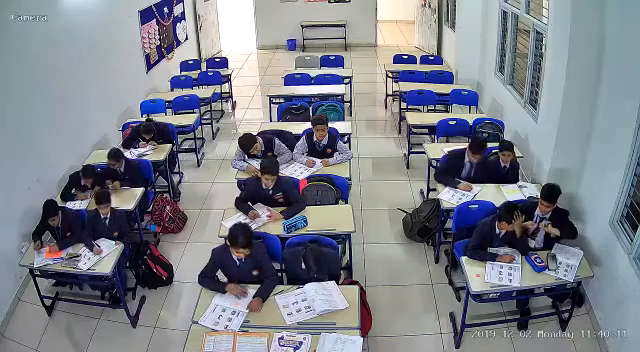
#> input picture frame 21 of RESOURCES/Sample Vids/Classroom1.mp4, 640 x 352 px, given in place of output_original.avi, which was not available
$ python 'play 2 vids.py'
#> lines starting #> are read from the running program, lines starting #| are printed output that depends on the picture
import cv2

# Load the videos
video_path1 = r"C:\Users\USER\Desktop\WORKING_THESIS\output_original.avi"
video_path2 = r"C:\Users\USER\Desktop\WORKING_THESIS\output_transformed.avi"

cap1 = cv2.VideoCapture(video_path1)
cap2 = cv2.VideoCapture(video_path2)

# Check if videos are opened successfully
if not cap1.isOpened():
    print("Error: Could not open video 1")
if not cap2.isOpened():
    print("Error: Could not open video 2")

# Get video properties
fps1 = int(cap1.get(cv2.CAP_PROP_FPS))
fps2 = int(cap2.get(cv2.CAP_PROP_FPS))
fps = min(fps1, fps2)  # Use the lower FPS to sync the videos

width1 = int(cap1.get(cv2.CAP_PROP_FRAME_WIDTH))
height1 = int(cap1.get(cv2.CAP_PROP_FRAME_HEIGHT))
width2 = int(cap2.get(cv2.CAP_PROP_FRAME_WIDTH))
height2 = int(cap2.get(cv2.CAP_PROP_FRAME_HEIGHT))

# Scale factor
scale_factor = 1

# Create a window to display the videos
cv2.namedWindow('Two Videos', cv2.WINDOW_NORMAL)

while True:
    ret1, frame1 = cap1.read()
#> frame1 is the input picture: shape (352, 640, 3); mean B, G, R 138.2, 129.4, 125.4
    ret2, frame2 = cap2.read()

    if not ret1:
        cap1.set(cv2.CAP_PROP_POS_FRAMES, 0)
        ret1, frame1 = cap1.read()
    if not ret2:
        cap2.set(cv2.CAP_PROP_POS_FRAMES, 0)
        ret2, frame2 = cap2.read()

    # Resize frames to the same size
    frame1 = cv2.resize(frame1, (int(width1 * scale_factor), int(height1 * scale_factor)))
    frame2 = cv2.resize(frame2, (int(width1 * scale_factor), int(height1 * scale_factor)))

    # Ensure frames have the same type
    if frame1.shape != frame2.shape:
        print("Error: Frames do not have the same shape")
        break

    # Concatenate frames horizontally
    combined_frame = cv2.hconcat([frame1, frame2])
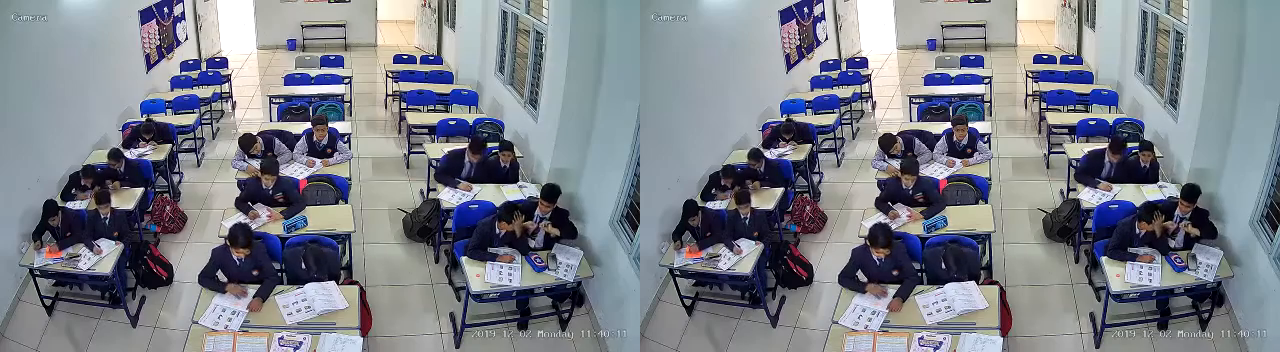
#> combined_frame: shape (352, 1280, 3); mean B, G, R 138.2, 129.4, 125.4

    # Display the combined frame
    cv2.imshow('Two Videos', combined_frame)

    if cv2.waitKey(int(1000 / fps)) & 0xFF == ord('q'):
#> (key q is pressed here)
        break

# Release everything
cap1.release()
cap2.release()
cv2.destroyAllWindows()

$ run again, starting later in the video
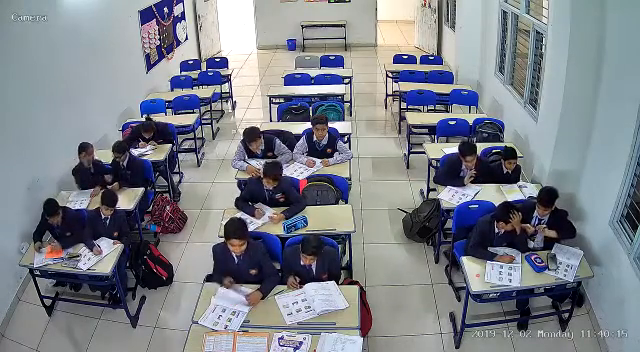
#> input picture frame 98 of RESOURCES/Sample Vids/Classroom1.mp4, 640 x 352 px, given in place of output_original.avi, which was not available
#> frame1 is the input picture: shape (352, 640, 3); mean B, G, R 138.1, 129.8, 125.4
#> `combined_frame = cv2.hconcat([frame1, frame2])`:
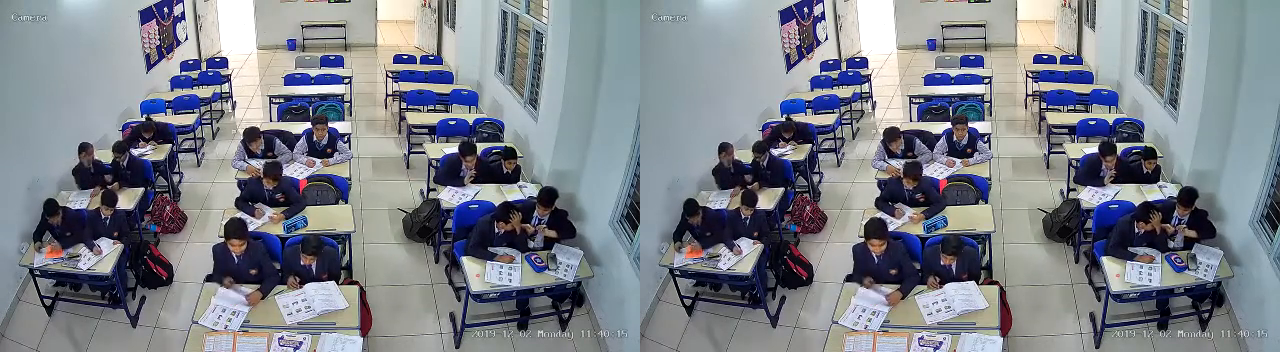
#> combined_frame: shape (352, 1280, 3); mean B, G, R 138.1, 129.8, 125.4

$ run again, starting later in the video
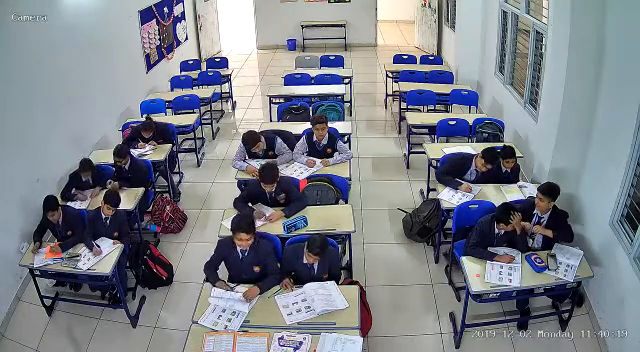
#> input picture frame 175 of RESOURCES/Sample Vids/Classroom1.mp4, 640 x 352 px, given in place of output_original.avi, which was not available
#> frame1 is the input picture: shape (352, 640, 3); mean B, G, R 137.8, 129.7, 125.4
#> `combined_frame = cv2.hconcat([frame1, frame2])`:
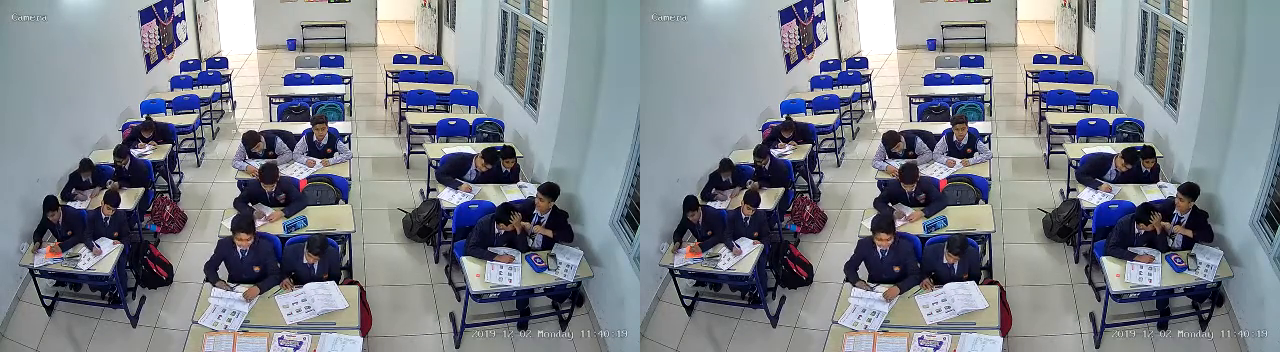
#> combined_frame: shape (352, 1280, 3); mean B, G, R 137.8, 129.7, 125.4
